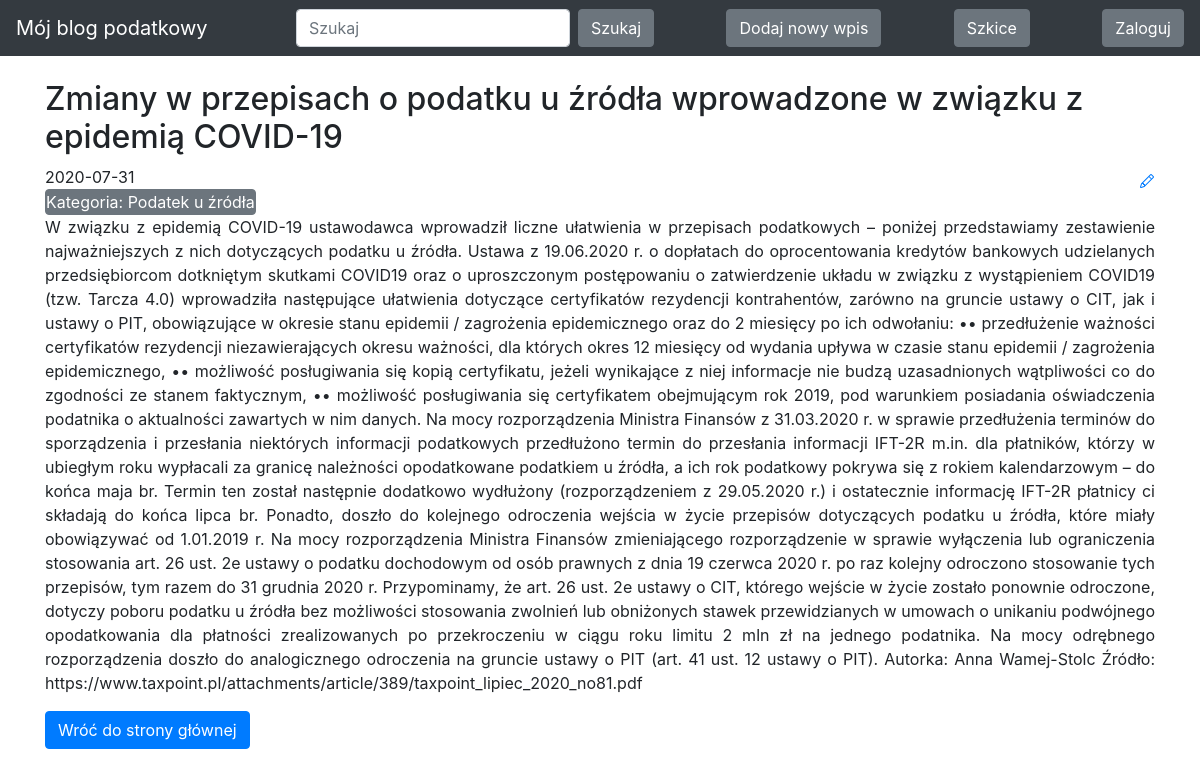
/?entry_id=2, run on the app's committed database.
### blog/models.py (models this page shows)
class Entry(db.Model):
    id = db.Column(db.Integer, primary_key=True)
    title = db.Column(db.String(80), nullable=False)
    body = db.Column(db.Text, nullable=False)
    pub_date = db.Column(db.DateTime, nullable=False,
                         default=datetime.datetime.utcnow)
    is_published = db.Column(db.Boolean, default=False)
    category = db.Column(db.String(80), nullable=False)

### blog/routes.py (the view)
@app.route("/")
def index():
    search = request.args.get('search', default=None)
    category = request.args.get('category', default=None)
    entry_id = request.args.get('entry_id', default=None)
    query = Entry.query.filter_by(is_published=True)
    if search:
        query = query.filter(or_(Entry.title.contains(search), Entry.body.contains(search)))
    elif category:
        query = query.filter(Entry.category == category)
    elif entry_id:
        query = query.filter(Entry.id == entry_id)
    all_posts = query.order_by(Entry.pub_date.desc())
    return render_template("homepage.html", all_posts=all_posts)

### blog/templates/homepage.html (shortened to what this page needs)
<!DOCTYPE html>
<html lang="en">
{% extends "base.html" %}
{% block content %}
{% for post in all_posts %}
<div>
   <div>
       <h2 class="mt-4 d-inline-block">{{ post.title }}</h2>
       <a href="{{ url_for('edit_entry', entry_id=post.id) }}">
       </a>
   </div>
   {{ post.pub_date.strftime('%Y-%m-%d') }}
    <form class="form-inline my-2 my-lg-0" action="{{ url_for('index') }}" method="GET">
    <button class="btn btn-secondary my-2 my-sm-0 p-0" name="category" value="{{ post.category }}" type="submit">Kategoria: {{ post.category }}</button>
    </form>
    <p style="text-align: justify">
        {% if 'entry_id' in request.full_path %}
        {{ post.body }}
        {% else %}
        {{ post.body|truncate(700, true) }}
        {% endif %}
   </p>
    <form class="form-inline my-2 my-lg-0" action="{{ url_for('index') }}" method="GET">
    {% if 'entry_id' in request.full_path %}
    <button class="btn btn-primary my-2 my-sm-0" type="submit">Wróć do strony głównej</button>
    {% else %}
    <button class="btn btn-primary my-2 my-sm-0" name="entry_id" value="{{ post.id }}" type="submit">Czytaj dalej</button>
    {% endif %}
    </form>
</div>
{% endfor %}
{% endblock %}

### data on the page
Entry: title "Zmiany w przepisach o podatku u źródła wprowadzone w związku z epidemią COVID-19", pub_date "2020-07-31", category "Podatek u źródła", body "W związku z epidemią COVID-19 ustawodawca wprowadził liczne ułatwienia w przepisach podatkowych – poniżej przedstawiamy zestawienie najważniejszych z nich dotyczących podatku u źródła. Ustawa z 19.06.2020 r. o dopłatach do oprocentowania kredytów bankowych udzielanych przedsiębiorcom dotkniętym skutkami COVID19 oraz o uproszczonym postępowaniu o zatwierdzenie układu w związku z wystąpieniem COVID19 (tzw. Tarcza 4.0) wprowadziła następujące ułatwienia dotyczące certyfikatów rezydencji kontrahentów, zarówno na gruncie ustawy o CIT, jak i ustawy o PIT, obowiązujące w okresie stanu epidemii / zagrożenia epidemicznego oraz do 2 miesięcy po ich odwołaniu: •• przedłużenie ważności certyfikatów…"
